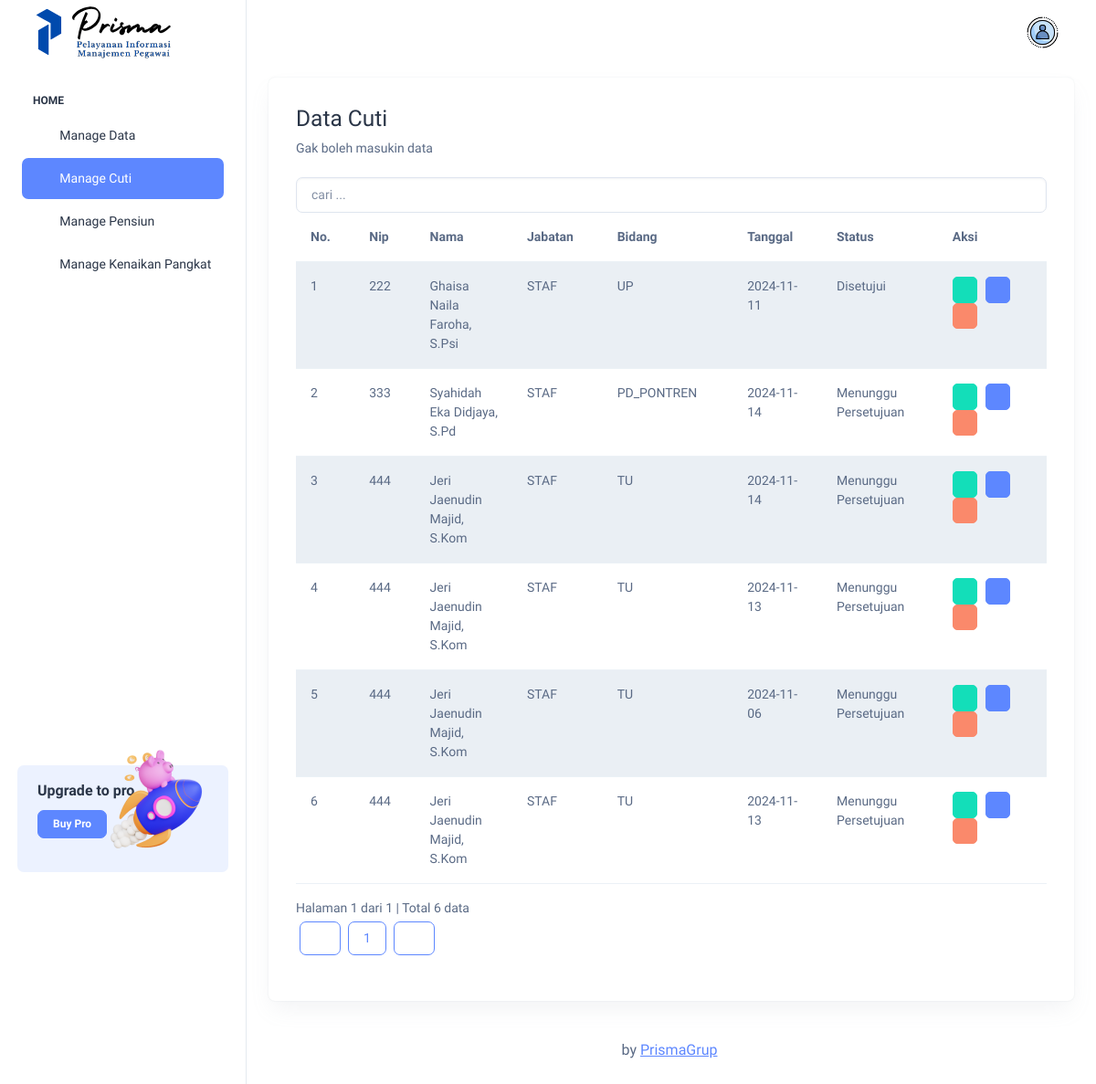
Page /index.php?page=cuti-tampil (signed in) on the earlier database version.
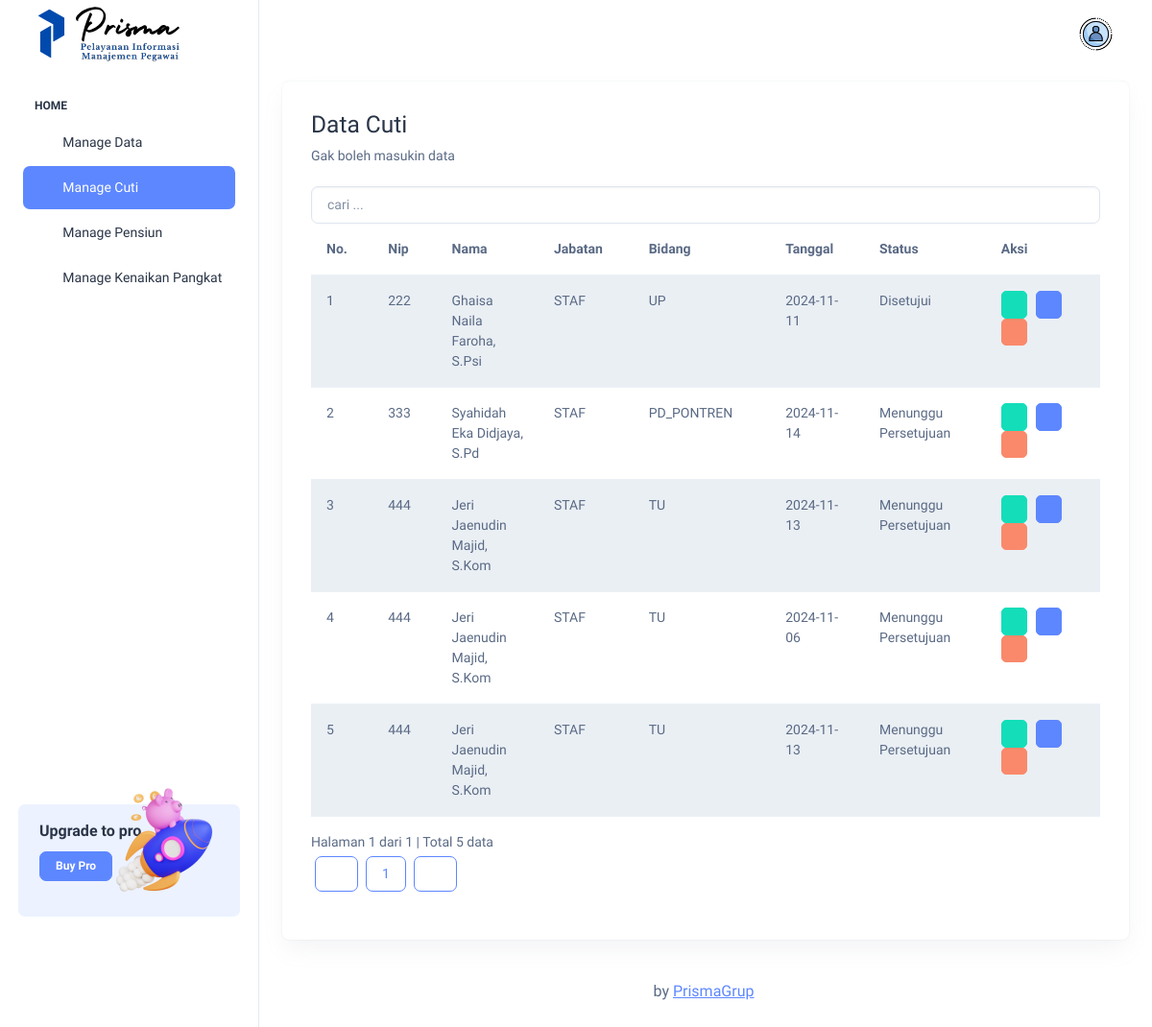
Same page on the later database version.
### tables this page shows
CREATE TABLE `cuti` (
  `idcuti` int(5) NOT NULL,
  `nip` int(8) NOT NULL,
  `file` varchar(255) NOT NULL,
  `sk` varchar(255) NOT NULL,
  `tanggal` date NOT NULL,
  `status` varchar(30) NOT NULL,
  `ket` varchar(255) NOT NULL
);

CREATE TABLE `user` (
  `nip` int(8) NOT NULL,
  `id` int(8) NOT NULL,
  `username` varchar(255) NOT NULL,
  `nama` varchar(50) NOT NULL,
  `level` varchar(255) NOT NULL,
  `password` varchar(255) NOT NULL,
  `jabatan` varchar(30) NOT NULL,
  `bidang` varchar(50) NOT NULL,
  `telp` varchar(15) NOT NULL,
  `email` varchar(50) NOT NULL,
  `foto` varchar(255) NOT NULL
);

### manage_cuti/tampil-admin.php (the view, shortened to what this page needs)
<div class="panel-heading">
        <h3 class="panel-title">Data Cuti</h3>
        <?php
      if ($_SESSION['level'] == "Pegawai") {
        echo "<a class='btn btn-info' href='?page=cuti-tambah'>
      <i class='glyphicon glyphicon-plus'></i> Tambah </a>";
      } else if ($_SESSION['level'] == "Admin") {
        echo "Gak boleh masukin data";
      }
      ?>
      </div>
<?php
if (isset($_POST['cari'])) {
  $cari = $_POST['cari'];
} else {
  $cari = "";
}
?>
<div class="row">
  <div class="col-md-12">
    <div class="page-header">
<br>
<?php
if ($_SESSION['level'] == "Admin") {
    echo '<form class="form-inline" method="POST" action="?page=cuti-tampil">
            <input type="text" name="cari" class="form-control" placeholder="cari ..." required="required" value="' . htmlspecialchars($cari) . '">
          </form>';
} else if ($_SESSION['level'] == "Pegawai") {
}
?>
            </div>
            <div class="panel-body">
                <div class="table-responsive">
                    <table class="table table-striped table-hover">
                        <thead>
                            <tr>
                                <th>No.</th>
                                <th>Nip</th>
                                <th>Nama</th>
                                <th>Jabatan</th>
                                <th>Bidang</th>
                                <th>Tanggal</th>
                                <th>Status</th>
                                <th class='center'>Aksi</th>
                            </tr>
                        </thead>
                        <tbody>
                            <?php
                            $batas = 10;
                            if (isset($cari)) {
                                $jumlah_record = mysqli_query($db, "SELECT cuti.*, user.nama, user.jabatan, user.bidang FROM cuti JOIN user ON user.nip = cuti.nip WHERE jabatan LIKE '%$cari%' OR nama LIKE '%$cari%'") or die('Ada kesalahan pada query jumlah_record: ' . mysqli_error($db));
                            } else {
                                $jumlah_record = mysqli_query($db, "SELECT cuti.*, user.nama, user.jabatan, user.bidang  FROM cuti JOIN user ON user.nip = cuti.nip") or die('Ada kesalahan pada query jumlah_record: ' . mysqli_error($db));
                            }
                            $jumlah  = mysqli_num_rows($jumlah_record);
                            $halaman = ceil($jumlah / $batas);
                            $page    = (isset($_GET['hal'])) ? (int)$_GET['hal'] : 1;
                            $mulai   = ($page - 1) * $batas;
                            $no = 1;
                            if (isset($cari)) {
                                $query = mysqli_query($db, "SELECT cuti.*, user.nama, user.jabatan, user.bidang FROM cuti JOIN user ON user.nip = cuti.nip WHERE jabatan LIKE '%$cari%' OR nama LIKE '%$cari%' ORDER BY nip LIMIT $mulai, $batas")
                                    or die('Ada kesalahan pada query cuti: ' . mysqli_error($db));
                            } else {
                                $query = mysqli_query($db, "SELECT cuti.*, user.nama, user.jabatan, user.bidang FROM cuti JOIN user ON user.nip = cuti.nip ORDER BY nip LIMIT $mulai, $batas") or die('Ada kesalahan pada query cuti: ' . mysqli_error($db));
                            }
                            while ($data = mysqli_fetch_assoc($query)) {
                                echo "  <tr>
                      <td width='15'>$no</td>
                      <td width='15'>$data[nip]</td>
                      <td width='75'>$data[nama]</td>
                      <td width='50'>$data[jabatan]</td>
                      <td width='50'>$data[bidang]</td>
                      <td width='50'>$data[tanggal]</td>
                      <td width='50'>$data[status]</td>
                      <td width='100' class='center'>
                        <div class=''>
                         <a data-toggle='tooltip' data-placement='top' title='Detail' style='margin-right:5px' class='btn btn-success btn-sm' href='?page=cuti-detail&id=$data[idcuti]'> <i class='ti ti-eye'></i> </a>
                                                ";
                                                ?>
                                                <?php
                                                if ($_SESSION['level'] == "Admin") {
                                                    echo " <a data-toggle='tooltip' data-placement='top' title='Akvitasi' style='margin-right:5px' class='btn btn-primary btn-sm' href='?page=aktivasi-cuti&id=$data[idcuti]'> <i class='ti ti-zoom-check'></i></a>";
                                                    echo "<a data-toggle='tooltip' data-placement='top' title='Hapus' class='btn btn-danger btn-sm' href='?page=cuti-hapus&id=$data[idcuti]' onclick='return confirm('Anda yakin ingin menghapus $data[nama]');'> <i class='ti ti-trash'></i></a>&nbsp";
                                                } else if ($_SESSION['level'] == "Pegawai") {
                                                    echo " <a data-toggle='tooltip' data-placement='top' title='Print' style='margin-right:5px' class='btn btn-warning btn-sm' href='?page=cuti-print-detail&id=$data[idcuti]' target='_blank'> <i class='ti ti-printer'></i> </a>";
                                                }
                                                ?>
                        <?php
                                echo "
                        </div>
                      </td>
                    </tr>";
                                $no++;
                            }
                            ?>
                        </tbody>
                    </table>
                    <?php
                    if (empty($_GET['hal'])) {
                        $halaman_aktif = '1';
                    } else {
                        $halaman_aktif = $_GET['hal'];
                    }
                    ?>
                    <a>
                        Halaman <?php echo $halaman_aktif; ?> dari <?php echo $halaman; ?> |
                        Total <?php echo $jumlah; ?> data
                    </a>
                    <nav>
                        <ul class="pagination pull-right">
                            <?php
                            if ($halaman_aktif <= '1') { ?>
                                <li class="disabled">
                                    <a href="" aria-label="Previous">
                                    <button type="button" class="btn btn-outline-primary m-1"><i class="ti ti-caret-left"></i></button>
                                    </a>
                                </li>
                            <?php
                            }
                            ?>
                            <?php
                            for ($x = 1; $x <= $halaman; $x++) { ?>
                                 <button type="button" class="btn btn-outline-primary m-1"><a href="?page=cuti-tampil&hal=<?php echo $x ?>"><?php echo $x ?></a></button>
                            <?php
                            }
                            ?>
                            <?php
                            if ($halaman_aktif >= $halaman) { ?>
                                <li class="disabled">
                                    <a href="" aria-label="Next">
                                    <button type="button" class="btn btn-outline-primary m-1"><i class="ti ti-caret-right"></i></button>
                                    </a>
                                </li>
                            <?php
                            }
                            ?>
                        </ul>
                    </nav>
                </div>
            </div>
        </div>
    </div>
</div>

### index.php (shortened to what this page needs)
<!doctype html>
<html lang="en">
<head>
  <link rel="stylesheet" href="assets/css/styles.min.css" />
</head>
<body>
  <div class="page-wrapper" id="main-wrapper" data-layout="vertical" data-navbarbg="skin6" data-sidebartype="full"
    data-sidebar-position="fixed" data-header-position="fixed">
    <aside class="left-sidebar">
      <div>
        <div class="brand-logo d-flex align-items-center justify-content-between">
          <a href="index.php" class="text-nowrap logo-img">
            <img src="assets/images/logos/prismaa.svg" width="180" alt="" />
          </a>
        </div>
    <?php
    if ($_SESSION['level'] == "Admin") {
      include 'menu/menu-admin.php';
    } else if ($_SESSION['level'] == "Pegawai") {
      include 'menu/menu-pegawai.php';
    }
    ?>
        <nav class="sidebar-nav scroll-sidebar" data-simplebar="">
        <div class="unlimited-access hide-menu bg-light-primary position-relative mb-7 mt-5 rounded">
            <div class="d-flex">
              <div class="unlimited-access-title me-3">
                <h6 class="fw-semibold fs-4 mb-6 text-dark w-85">Upgrade to pro</h6>
                <a href="https://adminmart.com/product/modernize-bootstrap-5-admin-template/" target="_blank" class="btn btn-primary fs-2 fw-semibold lh-sm">Buy Pro</a>
              </div>
              <div class="unlimited-access-img">
                <img src="assets/images/backgrounds/rocket.png" alt="" class="img-fluid">
              </div>
            </div>
          </div>
        </nav>
      </div>
    </aside>
    <div class="body-wrapper">
      <header class="app-header">
        <nav class="navbar navbar-expand-lg navbar-light">
          <div class="navbar-collapse justify-content-end px-0" id="navbarNav">
            <ul class="navbar-nav flex-row ms-auto align-items-center justify-content-end">
              <li class="nav-item dropdown">
                <a class="nav-link nav-icon-hover" href="javascript:void(0)" id="drop2" data-bs-toggle="dropdown"
                  aria-expanded="false">
                  <img src="assets/images/profile/user-1.png" alt="" width="35" height="35" class="rounded-circle">
                </a>
              </li>
            </ul>
          </div>
        </nav>
      </header>
      <div class="container-fluid">
        <div class="row">
          <div class="col-lg-14 d-flex align-items-strech">
            <div class="card w-100">
              <div class="card-body">
              <?php
    if ($_SESSION['level'] == "Admin") {
      include 'routes/admin-routes.php';
    } else if ($_SESSION['level'] == "Pegawai") {
      include 'routes/pegawai-routes.php';
    }
    ?>              </div>
            </div>
          </div>
        <div class="
        py-6 px-6 text-center">
          <p class="mb-0 fs-4">by <a href="https://instagram.com/" target="_blank" class="pe-1 text-primary text-decoration-underline">PrismaGrup</a></p>
        </div>
      </div>
    </div>
  </div>
</body>
</html>

### menu/menu-admin.php (shortened to what this page needs)
<nav class="sidebar-nav scroll-sidebar" data-simplebar="">
<ul id="sidebarnav">
            <li class="nav-small-cap">
              <span class="hide-menu">Home</span>
              <li class="sidebar-item">
              <a class="sidebar-link" href="?page=pegawai-tampil" aria-expanded="false">
                <span>
                  <i class="ti ti-file-database"></i>
                </span>
                <span class="hide-menu">Manage Data</span>
              </a>
            </li>
            <li class="sidebar-item">
              <a class="sidebar-link" href="?page=cuti-tampil" aria-expanded="false">
                <span>
                  <i class="ti ti-calendar-time"></i>
                </span>
                <span class="hide-menu">Manage Cuti</span>
              </a>
            </li>
            <li class="sidebar-item">
              <a class="sidebar-link" href="?page=pensiun-tampil" aria-expanded="false">
                <span>
                  <i class="ti ti-briefcase"></i>
                </span>
                <span class="hide-menu">Manage Pensiun</span>
              </a>
            </li>
            <li class="sidebar-item">
              <a class="sidebar-link" href="?page=kp-tampil" aria-expanded="false">
                <span>
                  <i class="ti ti-graph"></i>
                </span>
                <span class="hide-menu">Manage Kenaikan Pangkat</span>
              </a>
            </li>
            </ul>
        </nav>

### routes/admin-routes.php
<?php
if (empty($_GET["page"])) {
    include "dashboard/dashboard-admin.php";
    }elseif ($_GET['page'] == 'pegawai-tampil') {
        include "pegawai/tampil.php";
    } elseif ($_GET['page'] == 'pegawai-tambah') {
        include "pegawai/tambah.php";
    } elseif ($_GET['page'] == 'pegawai-simpan') {
        include "pegawai/simpan.php";
    } elseif ($_GET['page'] == 'pegawai-detail') {
        include "pegawai/detail.php";
    } elseif ($_GET['page'] == 'pegawai-edit') {
        include "pegawai/edit.php";
    } elseif ($_GET['page'] == 'pegawai-update') {
        include "pegawai/update.php";
    } elseif ($_GET['page'] == 'pegawai-hapus') {
        include "pegawai/hapus.php";
    } elseif ($_GET['page'] == 'pegawai-print-detail') {
        include "pegawai/print-detail.php";
    } elseif ($_GET['page'] == 'pegawai-kirim') {
        include "pegawai/kirim.php";
} elseif ($_GET['page'] == 'cuti-tampil') {
    include "manage_cuti/tampil-admin.php";
} elseif ($_GET['page'] == 'cuti-detail') {
    include "manage_cuti/detail.php";
} elseif ($_GET['page'] == 'cuti-print-detail') {
    include "manage_cuti/print-detail.php";
} elseif ($_GET['page'] == 'aktivasi-cuti') {
    include "manage_cuti/aktivasi-cuti.php";
} elseif ($_GET['page'] == 'aktivasi-ct') {
    include "manage_cuti/aktivasi-ct.php";
} elseif ($_GET['page'] == 'cuti-hapus') {
    include "manage_cuti/hapus.php";
} elseif ($_GET['page'] == 'tampil-sk') {
    include "manage_cuti/tampil-sk.php";
}
 elseif ($_GET['page'] == 'pensiun-tampil') {
    include "manage_pensiun/tampil-admin.php";
} elseif ($_GET['page'] == 'pensiun-detail') {
    include "manage_pensiun/detail.php";
} elseif ($_GET['page'] == 'pensiun-print-detail') {
    include "manage_pensiun/print-detail.php";
} elseif ($_GET['page'] == 'aktivasi-pensiun') {
    include "manage_pensiun/aktivasi-pensiun.php";
} elseif ($_GET['page'] == 'aktivasi-sem') {
    include "manage_pensiun/aktivasi.php";
} elseif ($_GET['page'] == 'pensiun-hapus') {
    include "manage_pensiun/hapus.php";
} elseif ($_GET['page'] == 'tampil-sk') {
    include "manage_pensiun/tampil-sk.php";
}
elseif ($_GET['page'] == 'kp-tampil') {
    include "manage_kp/tampil-admin.php";
} elseif ($_GET['page'] == 'kp-detail') {
    include "manage_kp/detail.php";
} elseif ($_GET['page'] == 'kp-print-detail') {
    include "manage_kp/print-detail.php";
} elseif ($_GET['page'] == 'aktivasi-kp') {
    include "manage_kp/aktivasi-kp.php";
} elseif ($_GET['page'] == 'aktivasi-sem') {
    include "manage_kp/aktivasi.php";
} elseif ($_GET['page'] == 'kp-hapus') {
    include "manage_kp/hapus.php";
} elseif ($_GET['page'] == 'tampil-sk') {
    include "manage_kp/tampil-sk.php";
}
elseif ($_GET['page'] == 'users-edit') {
    include "users/edit.php";
}
  elseif ($_GET['page'] == 'seminar-tampil') {
    include "seminar/tampil.php";
} elseif ($_GET['page'] == 'seminar-detail') {
    include "manage_cuti/detail.php";
} elseif ($_GET['page'] == 'seminar-print-detail') {
    include "seminar/print-detail.php";
} elseif ($_GET['page'] == 'aktivasi-seminar') {
    include "manage_cuti/aktivasi-cuti.php";
} elseif ($_GET['page'] == 'aktivasi-ct') {
    include "manage_cuti/aktivasi-ct.php";
} elseif ($_GET['page'] == 'seminar-hapus') {
    include "seminar/hapus.php";
} elseif ($_GET['page'] == 'tampil-nilai') {
    include "seminar/tampil-nilai.php";
}

Differences in the rows shown:
removed cuti: nip "444", user.nama "Jeri Jaenudin Majid, S.Kom", user.jabatan "STAF", user.bidang "TU", tanggal "2024-11-14", status "Menunggu Persetujuan"
Other differences:
$jumlah: "6" → "5"
